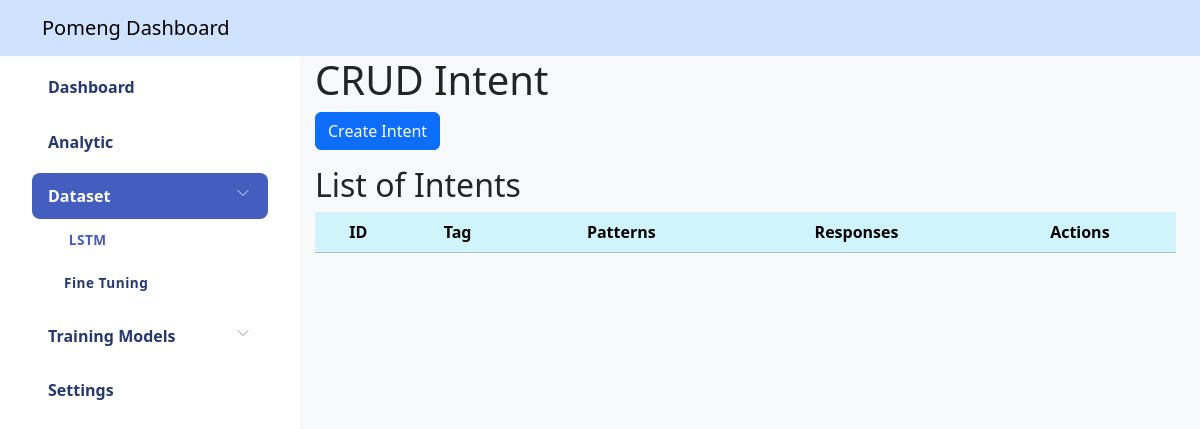
The page /dashboard/dataset (signed in) on the database as committed earlier.
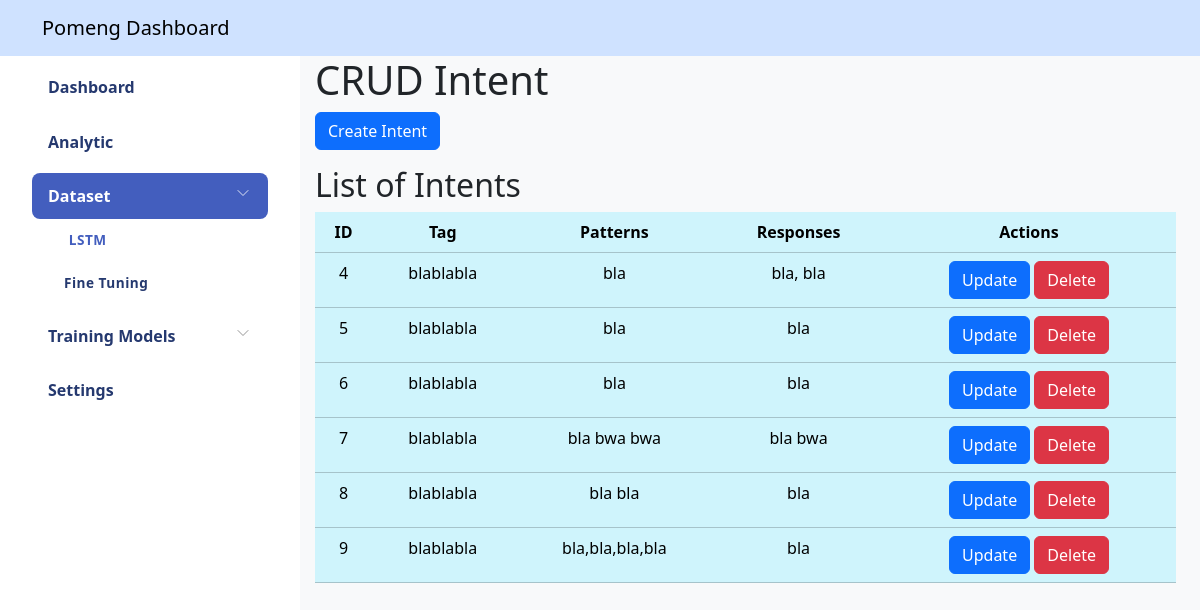
The same page on the database as committed later.
### models/lstm_model.py (models this page shows, shortened)
class Intent(db.Model):
    id = db.Column(db.Integer, primary_key=True)
    tag = db.Column(db.String(80), nullable=False)
    patterns = db.Column(db.Text, nullable=False)  # Simpan patterns sebagai string yang dipisahkan koma
    responses = db.Column(db.Text, nullable=False)  # Simpan responses sebagai string yang dipisahkan koma

### viewController/view_Lstm.py (the view)
@crud_bp.route('/dashboard/dataset')
@login_required
def read_intents():
    intents = Intent.query.all()
    return render_template('pages/dataset.html', intents=intents)

### app.py (called while the page is built)
def create_app():
    app = Flask(__name__)
    app.config['SQLALCHEMY_DATABASE_URI'] = 'sqlite:///site.db'
    app.config['SECRET_KEY'] = 'your_secret_key'
    db.init_app(app)
    migrate.init_app(app, db)
    login_manager.init_app(app)
    @login_manager.user_loader
    def load_user(user_id):
        return User.query.get(int(user_id))
    login_manager.login_view = 'auth.login'
    app.register_blueprint(auth_bp)
    app.register_blueprint(crud_bp)
    app.register_blueprint(route_bp)
    return app

### templates/pages/dataset.html (shortened to what this page needs)
<!DOCTYPE html>
{% extends 'dashboard.html' %} {% block content %}
<header class="mb-3">
  <h1>CRUD Intent</h1>
  <button type="button" class="btn btn-primary" id="create-btn" data-bs-toggle="modal" data-bs-target="#createModal">Create Intent</button>
</header>
<section>
  <h2>List of Intents</h2>
  <table class="table table-info table-hover text-center">
    <thead>
      <tr>
        <th scope="col">ID</th>
        <th scope="col">Tag</th>
        <th scope="col">Patterns</th>
        <th scope="col">Responses</th>
        <th scope="col">Actions</th>
      </tr>
    </thead>
    <tbody>
      {% for intent in intents %}
      <tr>
        <td id="dataset-id" data-id="{{ intent.id }}">{{ intent.id }}</td>
        <td>{{ intent.tag }}</td>
        <td>{{ intent.patterns }}</td>
        <td>{{ intent.responses }}</td>
        <td>
          <button
            type="button"
            class="btn btn-primary open-update-modal-button"
            data-id="{{ intent.id }}"
            data-tag="{{ intent.tag }}"
            data-patterns="{{ intent.patterns }}"
            data-responses="{{ intent.responses }}"
            data-bs-toggle="modal"
            data-bs-target="#updateModal"
          >
            Update
          </button>
          <form id="delete-form" method="POST" style="display: inline-block">
            <button type="submit" class="btn btn-danger" onclick="return confirm('Are you sure you want to delete this intent?')">Delete</button>
          </form>
        </td>
      </tr>
      {% endfor %}
    </tbody>
  </table>
</section>
{% endblock content %}

### templates/dashboard.html (shortened to what this page needs)
<!DOCTYPE html>
<html lang="en">
  <head>
    <link
      href="https://cdn.jsdelivr.net/npm/bootstrap@5.3.3/dist/css/bootstrap.min.css"
      rel="stylesheet"
    />
    <link rel="stylesheet" href="{{ url_for('static', filename='css/dashboard-style.css') }}" />
  </head>
  <body class="bg-body-tertiary" style="min-height: 100vh">
    <header class="navbar navbar-expand-lg bg-primary-subtle">
      <div class="container">
        <a class="navbar-brand" href="#">Pomeng Dashboard</a>
      </div>
    </header>
    <div class="row me-0 h-100">
      {% include 'partials/sidebar.html' %}
      <main class="col-9">
        <div class="container" id="content">{% block content %} {% endblock content %}</div>
      </main>
    </div>
  </body>
</html>

### templates/partials/sidebar.html (shortened to what this page needs)
<aside class="col-3" id="sidebar">
  <div class="sidebar-wrapper active">
    <nav class="sidebar-menu">
      <div class="menu">
        <div class="sidebar-item">
          <a href="{{ url_for('route.dashboard') }}" class="sidebar-link">Dashboard</a>
        </div>
        <div class="sidebar-item">
          <a href="#" class="sidebar-link">Analytic</a>
        </div>
        <div class="sidebar-item has-sub">
          <div class="sidebar-link"><span>Dataset</span></div>
          <div class="submenu">
            <div class="submenu-item">
              <a href="{{ url_for('crud_bp.read_intents') }}" class="submenu-link">LSTM</a>
            </div>
            <div class="submenu-item">
              <a href="#" class="submenu-link">Fine Tuning</a>
            </div>
          </div>
        </div>
        <div class="sidebar-item has-sub">
          <div class="sidebar-link"><span>Training Models</span></div>
        </div>
        <div class="sidebar-item">
          <a href="#" class="sidebar-link">Settings</a>
        </div>
      </div>
    </nav>
  </div>
</aside>

### static/css/dashboard-style.css (style rules this page uses)
#sidebar .sidebar-wrapper { left: -300px; }
.sidebar-wrapper { width: 300px; height: 100vh; position: fixed; overflow-y: auto; background-color: #fff; transition: left 0.7s cubic-bezier(0.22, 1, 0.36, 1); }
.sidebar-wrapper .sidebar-menu .menu { padding-left: 0; padding: 0 2rem; font-weight: 600; }
.sidebar-wrapper .sidebar-menu .menu .sidebar-item { list-style: none; padding-top: 0.5rem; position: relative; }
.sidebar-wrapper .sidebar-menu .menu .sidebar-item .sidebar-link { display: block; padding: 0.7rem 1rem; font-size: 1rem; display: flex; align-items: center; border-radius: 0.5rem; transition: all 0.5s; text-decoration: none; color: #25396f; }
.sidebar-wrapper .sidebar-menu .menu .sidebar-item.active > .sidebar-link { background-color: #435ebe; color: #fff; }
.sidebar-wrapper .sidebar-menu .menu .sidebar-item .submenu { list-style: none; max-height: 0; overflow: hidden; transition: all 0.5s; }
.sidebar-wrapper .sidebar-menu .menu .sidebar-item .submenu.submenu-open { max-height: var(--submenu-height); }
.sidebar-wrapper .sidebar-menu .menu .sidebar-item .submenu .submenu-item .submenu-link { padding: 0.7rem 2rem; display: block; color: #25396f; font-size: 0.85rem; font-weight: 600; text-decoration: none; letter-spacing: 0.5px; transition: all 0.3s; }
.sidebar-wrapper .sidebar-menu .menu .sidebar-item.has-sub, .sidebar-wrapper .sidebar-menu .menu .sidebar-item .submenu .submenu-item.has-sub { overflow: hidden; position: relative; }
.sidebar-wrapper .sidebar-menu .menu .sidebar-item.has-sub > .sidebar-link:after { position: absolute; color: #ccc; right: 15px; display: block; }
@media screen and (min-width: 1200px) { #sidebar .sidebar-wrapper { left: 0; } }

Rows that differ between the two databases and show on the page:
added Intent: id "4", tag "blablabla", patterns "bla", responses "bla, bla"
added Intent: id "5", tag "blablabla", patterns "bla", responses "bla"
added Intent: id "6", tag "blablabla", patterns "bla", responses "bla"
added Intent: id "7", tag "blablabla", patterns "bla bwa bwa", responses "bla bwa"
added Intent: id "8", tag "blablabla", patterns "bla bla", responses "bla"
added Intent: id "9", tag "blablabla", patterns "bla,bla,bla,bla", responses "bla"
